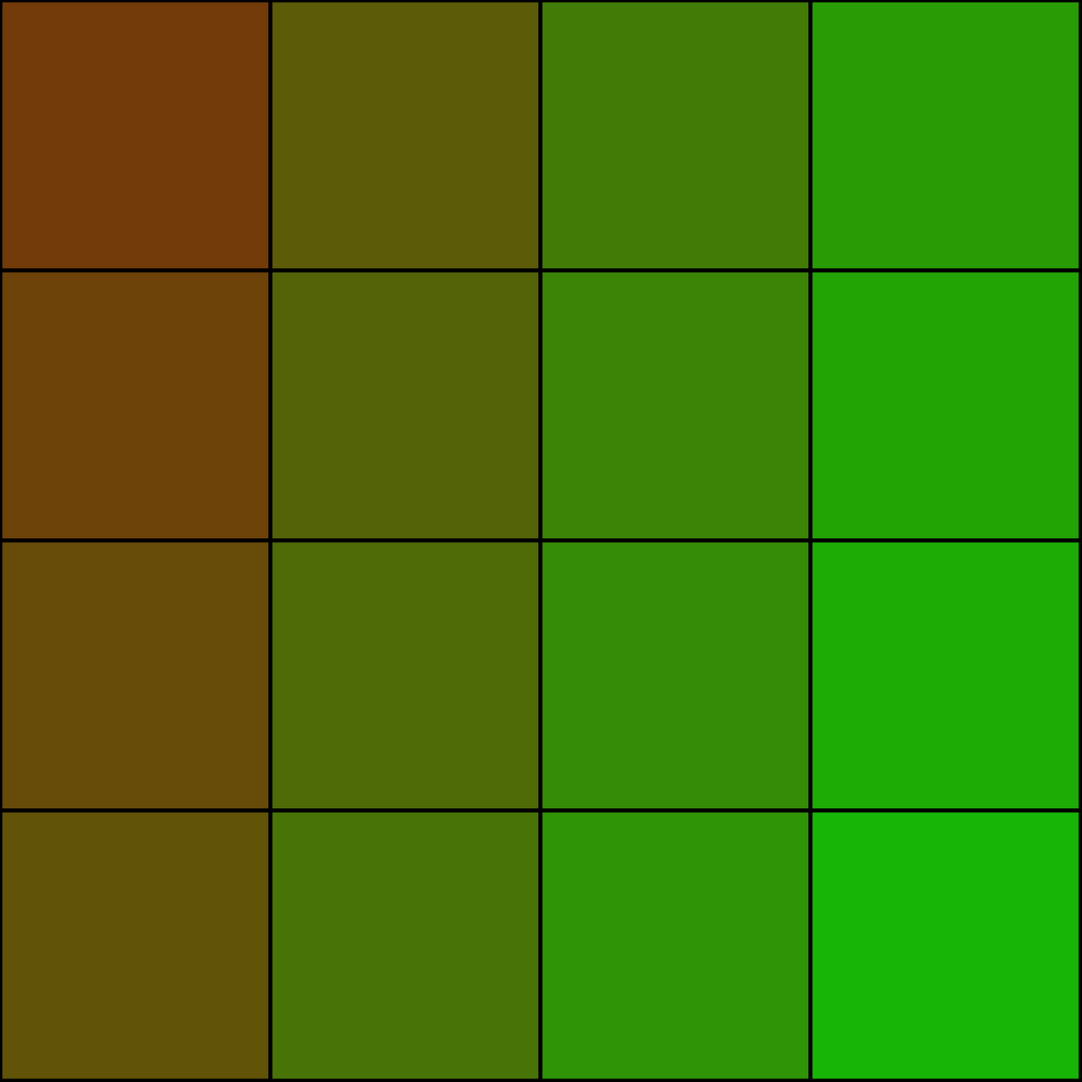
Frame 1 (no input)
Frame 60 (the mouse pressed at the canvas centre just before this capture): identical to frame 1, image omitted
Frame 120 (the mouse held since frame 60 and released just before this capture): identical to frame 1, image omitted

The Processing sketch that drew this single still picture (run headless with seeded random() and noise(); from frame 60 on, the mouse is pressed at the canvas centre):

// Processing sketch: color_classes
// ── color_classes.pde
import java.util.Iterator;
void setup(){
  size(1150, 1150);
  int n = 4;
  float scale = width/n;
  ColorRGB start = new ColorRGB(23, 181, 5) ;
  ColorRGB end = new ColorRGB(122, 51, 10);
  ColorGradient cg = new ColorGradient(start, end, n*n);
  for(int i=0; i < n; i++){
    for(int j=0; j < n; j++){
      fill(cg.next().toColor());
      stroke(0);
      strokeWeight(4);
      rect(scale*i, scale*j, scale, scale);
    }
  }
  
}

void draw() {
  
}

// Color related classes
//import java.util.Iterator;
class ColorRGB {
  public float r, g, b;
  ColorRGB (float r, float g, float b) {
    this.r = r;
    this.g = g;
    this.b = b;
  }
  ColorRGB() {
    this.r = 0;
    this.g = 0;
    this.b = 0;
  }
  
  color toColor() {
    return color(r, g, b);
  }
}

class ColorGradient implements Iterator<ColorRGB>{
  ColorRGB start, end;
  int numColors;
  public ArrayList<ColorRGB> gradient;
  int indexCycle = 0;
  
  ColorGradient (ColorRGB start, ColorRGB end, int numColors) {
    this.start = start;
    this.end= end;
    this.numColors = numColors;
    this.gradient = calculateColorGradient();
  }
  
  ArrayList<ColorRGB> calculateColorGradient() {
    ArrayList<ColorRGB> cList = new ArrayList<ColorRGB>();
    float alpha = 0;
    for(int i=0; i < numColors; i++){
      ColorRGB newColor = new ColorRGB();
      alpha += (1.0/numColors);
      newColor.r = start.r*alpha + (1 - alpha) * end.r;
      newColor.g = start.g*alpha + (1 - alpha) * end.g;
      newColor.b = start.b*alpha + (1 - alpha) * end.b;
      cList.add(newColor);
    }
    return cList;
  }
  
  public ColorRGB next() {
    ColorRGB nextColor = gradient.get(indexCycle%numColors);
    indexCycle++;
    return nextColor;
  }
  // always have next color
  public boolean hasNext() {
    return true;
  }

  
}
